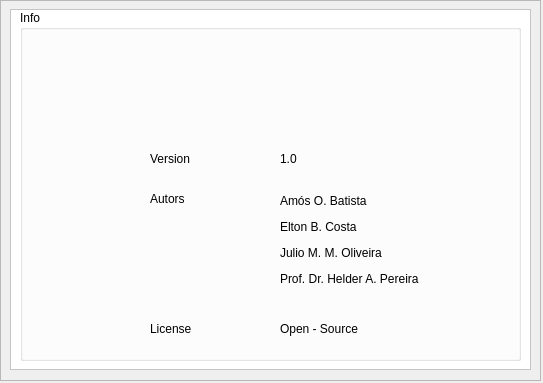
<?xml version="1.0" encoding="UTF-8"?>
<ui version="4.0">
 <class>Help</class>
 <widget class="QWidget" name="Help">
  <property name="geometry">
   <rect>
    <x>0</x>
    <y>0</y>
    <width>543</width>
    <height>383</height>
   </rect>
  </property>
  <property name="windowTitle">
   <string>Form</string>
  </property>
  <property name="windowIcon">
   <iconset resource="resources.qrc">
    <normaloff>:/Imagens/icone.png</normaloff>:/Imagens/icone.png</iconset>
  </property>
  <widget class="QGroupBox" name="groupBox">
   <property name="geometry">
    <rect>
     <x>20</x>
     <y>10</y>
     <width>501</width>
     <height>351</height>
    </rect>
   </property>
   <property name="title">
    <string>Info</string>
   </property>
   <widget class="QLabel" name="label_5">
    <property name="geometry">
     <rect>
      <x>260</x>
      <y>310</y>
      <width>101</width>
      <height>17</height>
     </rect>
    </property>
    <property name="text">
     <string>Open - Source</string>
    </property>
   </widget>
   <widget class="QLabel" name="label_6">
    <property name="geometry">
     <rect>
      <x>260</x>
      <y>180</y>
      <width>181</width>
      <height>101</height>
     </rect>
    </property>
    <property name="text">
     <string>&lt;html&gt;&lt;head/&gt;&lt;body&gt;&lt;p&gt;Amós O. Batista&lt;/p&gt;&lt;p&gt;Elton B. Costa&lt;/p&gt;&lt;p&gt;Julio M. M. Oliveira&lt;/p&gt;&lt;p&gt;Prof. Dr. Helder A. Pereira&lt;/p&gt;&lt;/body&gt;&lt;/html&gt;</string>
    </property>
   </widget>
   <widget class="QLabel" name="label_8">
    <property name="geometry">
     <rect>
      <x>260</x>
      <y>140</y>
      <width>67</width>
      <height>17</height>
     </rect>
    </property>
    <property name="text">
     <string>1.0</string>
    </property>
   </widget>
   <widget class="QLabel" name="label_4">
    <property name="geometry">
     <rect>
      <x>130</x>
      <y>310</y>
      <width>67</width>
      <height>17</height>
     </rect>
    </property>
    <property name="text">
     <string>License</string>
    </property>
   </widget>
   <widget class="QLabel" name="label_3">
    <property name="geometry">
     <rect>
      <x>130</x>
      <y>180</y>
      <width>67</width>
      <height>17</height>
     </rect>
    </property>
    <property name="text">
     <string>Autors</string>
    </property>
   </widget>
   <widget class="QLabel" name="label_2">
    <property name="geometry">
     <rect>
      <x>130</x>
      <y>140</y>
      <width>67</width>
      <height>17</height>
     </rect>
    </property>
    <property name="text">
     <string>Version</string>
    </property>
   </widget>
   <widget class="QLabel" name="label">
    <property name="geometry">
     <rect>
      <x>10</x>
      <y>50</y>
      <width>251</width>
      <height>71</height>
     </rect>
    </property>
    <property name="styleSheet">
     <string notr="true">border-image: url(:/Imagens/logo.png);</string>
    </property>
    <property name="text">
     <string/>
    </property>
   </widget>
   <widget class="QLabel" name="label_7">
    <property name="geometry">
     <rect>
      <x>260</x>
      <y>40</y>
      <width>221</width>
      <height>81</height>
     </rect>
    </property>
    <property name="styleSheet">
     <string notr="true">border-image: url(:/Imagens/logoufcg.png);</string>
    </property>
    <property name="text">
     <string/>
    </property>
   </widget>
  </widget>
  <widget class="QFrame" name="frame">
   <property name="geometry">
    <rect>
     <x>10</x>
     <y>9</y>
     <width>521</width>
     <height>361</height>
    </rect>
   </property>
   <property name="styleSheet">
    <string notr="true">background-color: rgb(255, 255, 255);</string>
   </property>
   <property name="frameShape">
    <enum>QFrame::StyledPanel</enum>
   </property>
   <property name="frameShadow">
    <enum>QFrame::Raised</enum>
   </property>
  </widget>
  <widget class="QFrame" name="frame_2">
   <property name="geometry">
    <rect>
     <x>0</x>
     <y>0</y>
     <width>541</width>
     <height>381</height>
    </rect>
   </property>
   <property name="styleSheet">
    <string notr="true">border-image: url(:/Imagens/fundo.jpg);</string>
   </property>
   <property name="frameShape">
    <enum>QFrame::StyledPanel</enum>
   </property>
   <property name="frameShadow">
    <enum>QFrame::Raised</enum>
   </property>
  </widget>
  <zorder>frame_2</zorder>
  <zorder>frame</zorder>
  <zorder>groupBox</zorder>
 </widget>
 <resources>
  <include location="resources.qrc"/>
 </resources>
 <connections/>
</ui>
